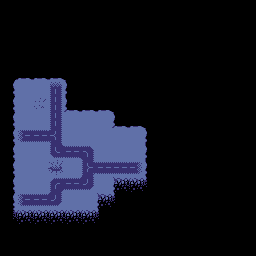

A 2D game scene composited from a Tiled map and its tileset images. What follows is a short description and the map's XML, with every tile layer's data as written:
An orthogonal 16x16 tile map with 16x16 px tiles, 2 tile layers (Terrain_1, Terrain_2), 10 tilesets and 7 objects.

<map version="1.10" tiledversion="1.12.2" orientation="orthogonal" renderorder="right-down" width="16" height="16" tilewidth="16" tileheight="16" infinite="0" nextlayerid="5" nextobjectid="29">
 <tileset firstgid="1" source="../tilesets/terrain.tsx" />
 <tileset firstgid="67" source="../tilesets/unit_4.tsx" />
 <tileset firstgid="71" source="../tilesets/building_1.tsx" />
 <tileset firstgid="73" source="../tilesets/building_2.tsx" />
 <tileset firstgid="75" source="../tilesets/unit_3.tsx" />
 <tileset firstgid="77" source="../tilesets/building_4.tsx" />
 <tileset firstgid="79" source="../tilesets/spacebodies.tsx" />
 <tileset firstgid="85" source="../tilesets/unit_2.tsx" />
 <tileset firstgid="89" source="../tilesets/truck_empty.tsx" />
 <tileset firstgid="91" source="../tilesets/tank.tsx" />
 <objectgroup id="4" name="Space">
  <object id="14" gid="80" x="224" y="48" width="16" height="16" />
 </objectgroup>
 <layer id="1" name="Terrain_1" width="16" height="16">
  <data encoding="csv">
0,0,0,0,0,0,0,0,0,0,0,0,0,0,0,0,
0,0,0,0,0,0,0,0,0,0,0,0,0,0,0,0,
0,0,0,0,0,0,0,0,0,0,0,0,0,0,0,0,
0,0,0,0,0,0,0,0,0,0,0,0,0,0,0,0,
0,7,7,7,0,0,0,0,0,0,0,0,0,0,0,0,
6,5,5,15,8,0,0,0,0,0,0,0,0,0,0,0,
6,5,1,3,20,7,7,0,0,0,0,0,0,0,0,0,
6,5,5,3,5,5,5,20,7,0,0,0,0,0,0,0,
6,25,4,28,5,5,5,5,5,8,0,0,0,0,0,0,
6,5,5,23,4,13,5,5,5,8,0,0,0,0,0,0,
6,5,5,14,5,29,4,4,26,8,0,0,0,0,0,0,
6,5,5,12,4,24,5,31,9,11,0,0,0,0,0,0,
6,25,4,24,5,5,31,11,0,0,0,0,0,0,0,0,
10,9,9,9,9,9,11,0,0,0,0,0,0,0,0,0,
0,0,0,0,0,0,0,0,0,0,0,0,0,0,0,0,
0,0,0,0,0,0,0,0,0,0,0,0,0,0,0,0
</data>
 </layer>
 <layer id="2" name="Terrain_2" width="16" height="16">
  <data encoding="csv">
0,0,0,0,0,0,0,0,0,0,0,0,0,0,0,0,
0,0,0,0,0,0,0,0,0,0,0,0,0,0,0,0,
0,0,0,0,0,0,0,0,0,0,0,0,0,0,0,0,
0,0,0,0,0,0,0,0,0,0,0,0,0,0,0,0,
0,0,0,0,0,0,0,0,0,0,0,0,0,0,0,0,
0,0,0,0,0,0,0,0,0,0,0,0,0,0,0,0,
0,0,0,0,0,0,0,0,0,0,0,0,0,0,0,0,
0,0,0,0,0,0,0,0,0,0,0,0,0,0,0,0,
0,0,0,0,0,0,0,0,0,0,0,0,0,0,0,0,
0,0,0,0,0,0,0,0,0,0,0,0,0,0,0,0,
0,0,0,0,0,0,0,0,0,0,0,0,0,0,0,0,
0,0,0,0,0,0,0,0,0,0,0,0,0,0,0,0,
0,0,0,0,0,0,0,0,0,0,0,0,0,0,0,0,
0,0,0,0,0,0,0,0,0,0,0,0,0,0,0,0,
0,0,0,0,0,0,0,0,0,0,0,0,0,0,0,0,
0,0,0,0,0,0,0,0,0,0,0,0,0,0,0,0
</data>
 </layer>
 <objectgroup id="3" name="Building">
  <object id="3" gid="71" x="112" y="160" width="32" height="32">
   <properties>
    <property name="Destructible" type="bool" value="true" />
   </properties>
  </object>
  <object id="4" gid="73" x="64" y="144" width="32" height="32">
   <properties>
    <property name="Destructible" type="bool" value="true" />
   </properties>
  </object>
  <object id="7" gid="75" x="16" y="96" width="16" height="16">
   <properties>
    <property name="Destructible" type="bool" value="true" />
   </properties>
  </object>
  <object id="16" gid="67" x="64" y="208" width="16" height="16" />
  <object id="20" gid="77" x="32" y="192" width="16" height="48">
   <properties>
    <property name="Destructible" type="bool" value="true" />
   </properties>
  </object>
  <object id="21" gid="85" x="96" y="192" width="16" height="16">
   <properties>
    <property name="Destructible" type="bool" value="true" />
   </properties>
  </object>
 </objectgroup>
</map>
